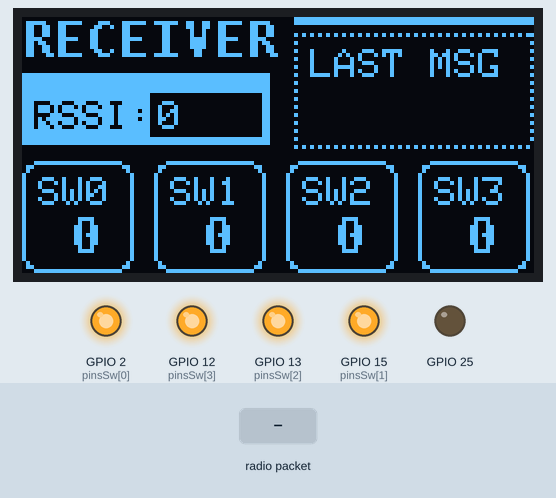
The sketch below on a simulated ESP32. Parts: 128×64 one-colour display, output pins drawn as LEDs (lit = HIGH). The test bench sets the inputs (shaded band). The display library's start-up logo is not drawn; no radio packets arrive unless stated; what the sketch prints to the serial monitor is not drawn.

Above: at 1.3 s.
1.4 s: radio packet "0" arrives
Timing chart, 0 to 4.4 s (numbered marks = the images above; inputs shaded):
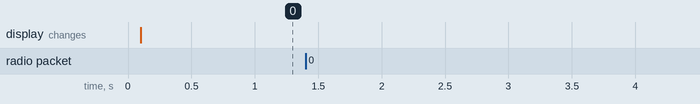

Measured:
- after the input at 1.4 s, every drawn part: stays the same

The sketch:

Reciever.ino
```cpp
#include <Wire.h>
#include <SPI.h>
#include <LoRa.h>
#include <Adafruit_GFX.h>
#include <Adafruit_SSD1306.h>
#include <Fonts/FreeSans9pt7b.h>
#include "myFonts.h"

#define SCREEN_WIDTH 128  // OLED display width, in pixels
#define SCREEN_HEIGHT 64  // OLED display height, in pixels
#define OLED_RESET    -1  // Reset pin (-1 if using default reset pin)
#define I2C_SDA       21  // Change if you're using different pins
#define I2C_SCL       22  // Change if you're using different pins
// Pin definitions
#define CONFIG_MOSI 27
#define CONFIG_MISO 19
#define CONFIG_CLK  5
#define CONFIG_NSS  18
#define CONFIG_RST  23
#define CONFIG_DIO0 26

Adafruit_SSD1306 display(SCREEN_WIDTH, SCREEN_HEIGHT, &Wire, OLED_RESET);
String LoraMsg="";
int rssi=0;
bool states[4]={0,0,0,0};
int pinsSw[4]={2,15,13,12};

void setup() {
    Serial.begin(115200);
    pinMode(25,OUTPUT);
    pinMode(2,OUTPUT);
    pinMode(15,OUTPUT);
    pinMode(13,OUTPUT);
    pinMode(12,OUTPUT);

    digitalWrite(2,1);
    digitalWrite(13,1);
    digitalWrite(15,1);
    digitalWrite(12,1);

    Wire.begin(I2C_SDA, I2C_SCL);

    if(!display.begin(SSD1306_SWITCHCAPVCC, 0x3C)) {
        Serial.println(F("SSD1306 allocation failed"));
        for (;;); // Don't proceed, loop forever
    }
    display.display(); // Show initial buffer content
    setBrightness(70);


  //START spi
  SPI.begin(CONFIG_CLK, CONFIG_MISO, CONFIG_MOSI, CONFIG_NSS);
  // Initialize LoRa with custom pins
  LoRa.setPins(CONFIG_NSS, CONFIG_RST, CONFIG_DIO0);

  // Start LoRa communication
  if (!LoRa.begin(868E6)) { // Frequency set to 868 MHz
    Serial.println("Starting LoRa failed!");
    while (1);
  }
  LoRa.setSpreadingFactor(8);      // SF7
  LoRa.setSignalBandwidth(125E3); // 125 kHz
  LoRa.setCodingRate4(5);         // 4/5
  LoRa.setSyncWord(120);
  LoRa.setTxPower(20, PA_OUTPUT_PA_BOOST_PIN);
  Serial.println("LoRa Receiver initialized successfully.");

  drawInit();
}

void drawInit()
{
    display.clearDisplay();
    //display.drawRect(0, 0, 128, 64, 1);
    display.setCursor(0, 4);
    display.setTextColor(1);

    display.setFont(&DejaVu_Sans_Mono_Bold_12);
    display.printf("RECEIVER");
    display.setFont(NULL);

    display.fillRect(68, 0, 60, 2, 1);


    for(int i=68;i<128;i++)
    if(i%2==0){
    display.drawPixel(i,4,1);
    display.drawPixel(i,32,1);
    }

    for(int i=4;i<32;i++)
    if(i%2==0){
    display.drawPixel(68,i,1);
    display.drawPixel(127,i,1);
    }

    display.setTextColor(1);
    display.setCursor(72, 8);

    display.printf("LAST MSG ");

    display.setTextColor(1);
    display.setCursor(72, 20);
    display.print(LoraMsg);


    display.fillRect(0, 14, 62, 18, 1);
    display.setTextColor(0);
    display.setCursor(3, 21);
    display.print("RSSI:");

    display.fillRect(32, 19, 28, 11, 0);
    display.setTextColor(1);
    display.setCursor(34, 21);
    display.print(String(rssi));


    for(int i=0;i<4;i++)
    {
    if(states[i])
    display.fillRoundRect(i*33, 36, 28, 28, 4, 1);
    else
    display.drawRoundRect(i*33, 36, 28, 28, 4, 1);;

    display.setFont(NULL);
    display.setTextColor(!states[i]);
    display.setCursor(4+(i*33), 40);
    display.print("SW"+String(i));
    display.setFont(&DejaVu_Sans_Mono_Bold_12);
    display.setCursor(12+(i*33), 59);
    display.print(states[i]);
    display.drawRoundRect(i*33, 36, 28, 28, 4, 1);

    }
    display.setFont(NULL);
    display.display();
}

char c;
void loop()
{
  // Try to parse a received packet
  int packetSize = LoRa.parsePacket();
  if (packetSize) {

     Serial.print("Received packet: ");
     LoraMsg="";
    // Read packet content
    while (LoRa.available()) {
      LoraMsg = LoRa.readString();
      Serial.print(LoraMsg);
    }

    if(LoraMsg.length()==5)
    {
    digitalWrite(25,1);
    c=LoraMsg.charAt(4);
    int n = c - '0';
    states[n]=!states[n];
    digitalWrite(pinsSw[n],!states[n]);
    Serial.println();
    Serial.println(LoraMsg.length());
    // Print RSSI (Signal Strength)
    Serial.print("RSSI: ");
    Serial.println(LoRa.packetRssi());
    rssi=LoRa.packetRssi();

    // Print SNR (Signal-to-Noise Ratio)
    Serial.print("SNR: ");
    Serial.println(LoRa.packetSnr());
    //digitalWrite(25,0);
    drawInit();
    }
  }
}

// CNG 1

void setBrightness(uint8_t contrast) {
  display.ssd1306_command(SSD1306_SETCONTRAST);  // Command to set contrast
  display.ssd1306_command(contrast);            // Contrast value (0-255)
}
```

Source omitted: myFonts.h (data table, 17114 bytes)
